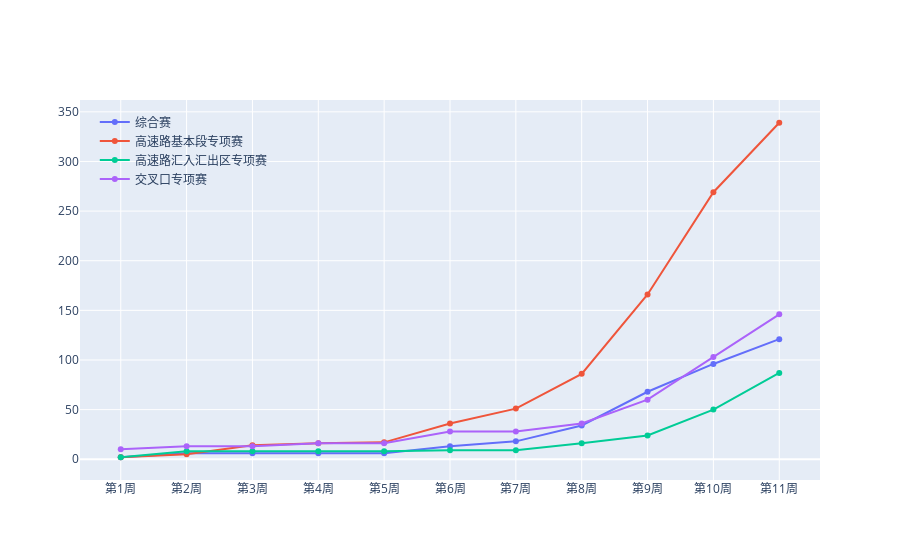

Notebook code for this chart:
### Markdown cell above
#### B卷提交累加曲线
> 输出文件：`提交累加曲线.html`

### Code cell
import plotly
import plotly.graph_objects as go
import pandas as pd
import datetime

week_num = 11

script = f"SELECT * FROM submit WHERE competitionId in ({','.join(COMPETITIONS)})"
submits = database._db_fetch(script)
submits_df = pd.DataFrame(submits, columns=database._get_col_name('submit'))

group_submit_date = dict(zip(COMPETITIONS, [[0]*week_num, [0]*week_num, [0]*week_num, [0]*week_num]))
for competitionId, rows in submits_df.groupby('competitionId'):
    for index, row in rows.iterrows():
        try:
            group_submit_date[competitionId][row.submitTime.isocalendar()[1]-12] += 1
        except Exception as e:
            print(name, row.submitTime.isocalendar())
            
fig = go.Figure()
for k, v in group_submit_date.items():
    for i in range(1, len(v)):
        v[i] += v[i-1]
    fig.add_trace(go.Scatter(x=[f'第{i+1}周'for i in range(week_num)], y=v,
                mode='lines+markers',
                name=database._get_value(table='competition', field='competitionName', logic='AND', competitionId=k)[0][0][19:-1],))

fig.update_layout(legend=dict(
                                x=0.02,
                                y=0.98,
                                bgcolor='rgba(255, 255, 255, 0)',
                                bordercolor='rgba(255, 255, 255, 0)'
                            ),
                )
      
fig.show()
plotly.offline.plot(fig, filename='./result/html/提交累加曲线.html')

### Figure 1 — Plotly figure (JSON) as saved in the notebook; plotly's stock layout.template omitted (floating-point values rounded to 4 significant figures)
{"data": [{"mode": "lines+markers", "name": "综合赛", "type": "scatter", "x": ["第1周", "第2周", "第3周", "第4周", "第5周", "第6周", "第7周", "第8周", "第9周", "第10周", "第11周"], "y": [2, 6, 6, 6, 6, 13, 18, 34, 68, 96, 121]}, {"mode": "lines+markers", "name": "高速路基本段专项赛", "type": "scatter", "x": ["第1周", "第2周", "第3周", "第4周", "第5周", "第6周", "第7周", "第8周", "第9周", "第10周", "第11周"], "y": [2, 5, 14, 16, 17, 36, 51, 86, 166, 269, 339]}, {"mode": "lines+markers", "name": "高速路汇入汇出区专项赛", "type": "scatter", "x": ["第1周", "第2周", "第3周", "第4周", "第5周", "第6周", "第7周", "第8周", "第9周", "第10周", "第11周"], "y": [2, 8, 8, 8, 8, 9, 9, 16, 24, 50, 87]}, {"mode": "lines+markers", "name": "交叉口专项赛", "type": "scatter", "x": ["第1周", "第2周", "第3周", "第4周", "第5周", "第6周", "第7周", "第8周", "第9周", "第10周", "第11周"], "y": [10, 13, 13, 16, 16, 28, 28, 36, 60, 103, 146]}], "layout": {"legend": {"bgcolor": "rgba(255, 255, 255, 0)", "bordercolor": "rgba(255, 255, 255, 0)", "x": 0.02, "y": 0.98}}}
